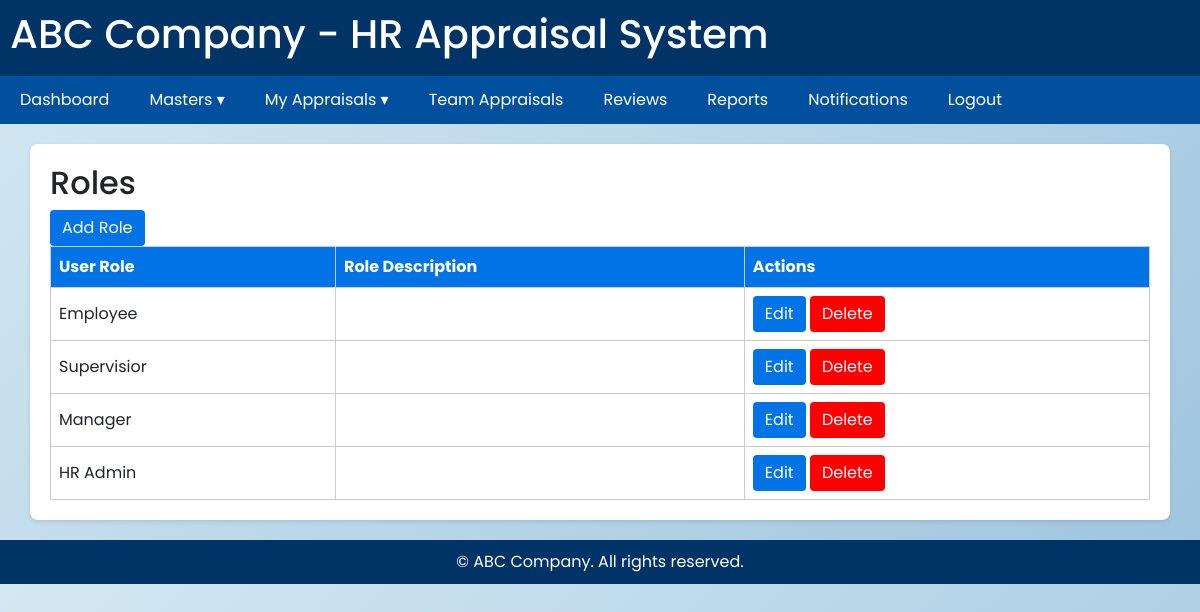
Page /masters/roles/ (signed in) on the committed database.
### masters/models.py (models this page shows, shortened)
class Role(models.Model):
    role_name = models.CharField(max_length=100)
    description = models.TextField(blank=True, null=True)

### masters/views.py (the view)
# urls.py: path("roles/", views.RoleList.as_view(), name="roles_list"),
class RoleList(LoginRequiredMixin, ListView):
    model = Role
    template_name = "masters/roles_list.html"
    context_object_name = "roles"
    login_url = '/accounts/login/'      # where to redirect if not logged in
    redirect_field_name = 'next'

### masters/context_processors.py (called while the page is built)
def role_name(request):
    if request.user.is_authenticated:
        try:
            employee = Employee.objects.get(user=request.user)
            return {"role_name": employee.role.role_name.lower()}
        except Employee.DoesNotExist:
            return {"role_name": None}
    return {"role_name": None}

### templates/masters/roles_list.html (shortened to what this page needs)
{% extends "base.html" %}
{% block content %}
<div class="container">
  <h2>Roles</h2>
  <a class="btn" href="{% url 'masters:roles_add' %}">Add Role</a>
  <table>
    <tr>
      <th>User Role</th>
      <th>Role Description</th>
      <th>Actions</th>
    </tr>
    {% for role in roles %}
    <tr>
      <td>{{ role.role_name }}</td>
      <td>{{ role.description }}</td>
      <td>
        <a href="{% url 'masters:roles_edit' role.id %}" class="btn">Edit</a>
        <a href="{% url 'masters:roles_delete' role.id %}" class="btn" style="background-color:red;">Delete</a>
      </td>
    </tr>
    {% empty %}
    <tr><td colspan="3">No roles available</td></tr>
    {% endfor %}
  </table>
</div>
{% endblock %}

### static/style.css (style rules this page uses)
* { margin: 0; padding: 0; box-sizing: border-box; font-family: "Poppins", sans-serif; }
body { margin: 0; padding: 0; background: linear-gradient(135deg, #d4e8f2, #9ec5df); height: 100vh; overflow: hidden; }

### templates/base.html (style rules this page uses)
body { font-family: Arial, sans-serif; margin:0; background-color:#f5f9fc; }
.container { background:white; padding:20px; border-radius:8px; box-shadow:0 2px 4px rgba(0,0,0,0.1); }
table { border-collapse:collapse; width:100%; }
table, th, td { border:1px solid #ccc; }
th { background-color:#0073e6; color:white; }
td, th { padding:8px; text-align:left; }
.btn { background-color:#0073e6; color:white; padding:6px 12px; border:none; border-radius:4px; cursor:pointer; }
html, body { height: auto !important; overflow-y: auto !important; }

### rows in the picture
Role: role_name "Employee"
Role: role_name "Supervisior"
Role: role_name "Manager"
Role: role_name "HR Admin"
